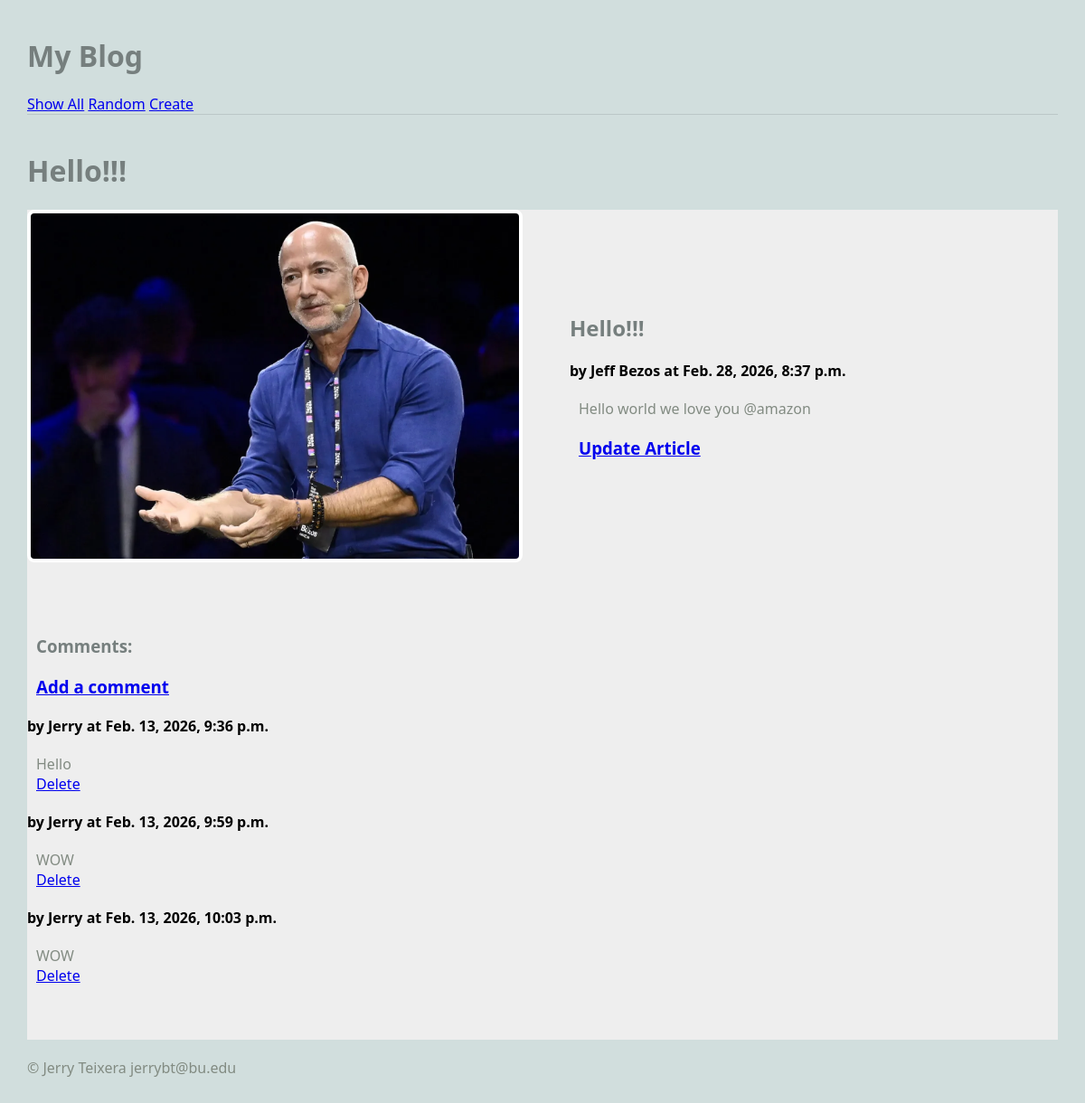
Screenshot of /blog/ with the database file from the repository.
### blog/models.py (models this page shows, shortened)
class Article(models.Model):
    title = models.TextField(blank = True)
    author = models.TextField(blank = True)
    text = models.TextField(blank = True)
    published = models.DateTimeField(auto_now = True)
    image_file = models.ImageField(blank = True)
    def get_all_comments(self):
        comments = Comment.objects.filter(article = self)
        return comments

class Comment(models.Model):
    article = models.ForeignKey(Article, on_delete=models.CASCADE)
    author = models.TextField(blank = True)
    text = models.TextField(blank = True)
    published = models.DateTimeField(auto_now = True)

### blog/views.py (the view)
# urls.py: path('', RandomArticleView.as_view(), name="random"),
class RandomArticleView(DetailView):
    model = Article
    template_name = "blog/article.html"
    context_object_name = "article"
    def get_object(self):
        all_articles = Article.objects.all()
        article =  random.choice(all_articles)
        return article

### blog/templates/blog/article.html
{% extends "blog/base.html" %}
{% block content %}
    <h1> {{article.title}} </h1>
    <main class="grid-container">
        <article class="featured">
            {% if article.image_file %}
            <img src="{{article.image_file.url}}" alt="{{article.image_file.url}}">
            {% else %}
            <h3> NO IMAGE </h3>
            {% endif %}
            <div>
                <h2>{{article.title}}</h2>
                <strong>by {{article.author}} at {{article.published}}</strong>
                <p>
                    {{article.text}}
                </p>
                <h3>
                    <a href="{% url 'update_article' article.pk %}">Update Article</a>
                </h3>
            </div>
            <div class="comments">
                <h3>Comments:</h3>
                <h3>
                    <a href="{% url 'create_comment' article.pk %}">Add a comment</a>
                </h3>
                {% for comment in article.get_all_comments %}
                    <div class="comment">
                        <strong>by {{ comment.author }} at {{ comment.published }}</strong>
                        <p>
                            {{ comment.text }}
                            <br>
                            <a href="{% url 'delete_comment' comment.pk %}">Delete</a>
                        </p>
                    </div>
                {% endfor %}
            </div>
        </article>
    </main>
{% endblock %}

### static/styles-blog.css (style rules this page uses)
body { margin: 30px; background: #d1dedd; font-family:'Segoe UI', Tahoma, Geneva, Verdana, sans-serif; }
h1, h2, h3 { color: #767f7e; }
p { color: #828b82; }
.grid-container { background: #eee; max-width: 900px; display: grid; grid-template-columns: repeat(3, 1fr); grid-gap: 10px; max-width: 1200px; margin: 20px auto; }
article.featured { grid-column: span 3; display: grid; gap: 60px; grid-template-columns: 1fr 1fr; align-items: center; border-bottom: 1px #bbc7c7; padding-bottom: 40px; }
article img, article.featured img { width: 100%; border: 4px solid #fff; border-radius: 8px; }
article p, article h3 { margin: 20px 10px; }

### rows the page displays
Article: title "Hello!!!", image_file (picture), author "Jeff Bezos", published "Feb. 28, 2026, 8:37 p.m.", text "Hello world we love you @amazon"
Comment: author "Jerry", published "Feb. 13, 2026, 9:36 p.m.", text "Hello"
Comment: author "Jerry", published "Feb. 13, 2026, 9:59 p.m.", text "WOW"
Comment: author "Jerry", published "Feb. 13, 2026, 10:03 p.m.", text "WOW"
